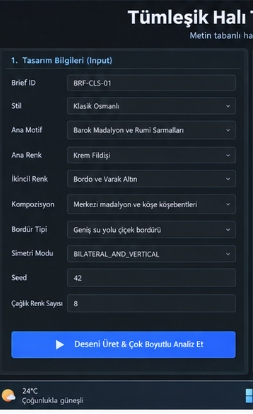
#> input picture day30/media/s60_col1_input.png, 253 x 414 px
$ python -i edge_operators.py   (imports and definitions only)   (older library calls are emulated)
#> lines starting #> are read from the running program, lines starting #| are printed output that depends on the picture
#> further down, picture is the input picture: shape (414, 253, 3); mean B, G, R 60.2, 45.1, 34.2
"""
Kenar tespit operatörleri
Sentetik halı görüntüleri üzerinde farklı kenar tespit yöntemlerini
uygulamak için yardımcı fonksiyonlar.
"""

from typing import Any, Dict, Optional, Tuple
import cv2
import numpy as np


def compute_sobel(image: np.ndarray) -> np.ndarray:
    """Sobel kenar tespiti uygular."""
    gray = cv2.cvtColor(image, cv2.COLOR_BGR2GRAY) if len(image.shape) == 3 else image
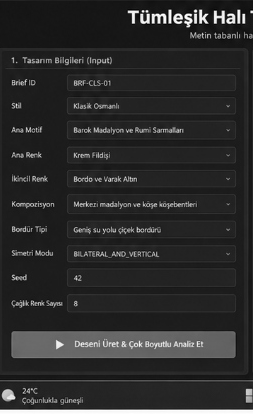
#> gray: shape (414, 253); min 3, max 255, mean 43.6
    sobelx = cv2.Sobel(gray, cv2.CV_64F, 1, 0, ksize=3)
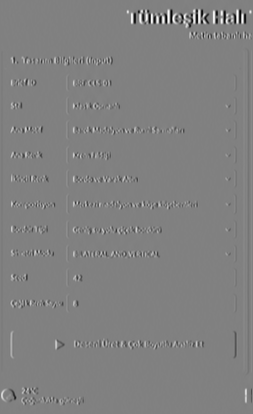
#> sobelx: shape (414, 253) float64; min -973, max 952, mean 0; drawn with min black and max white
    sobely = cv2.Sobel(gray, cv2.CV_64F, 0, 1, ksize=3)
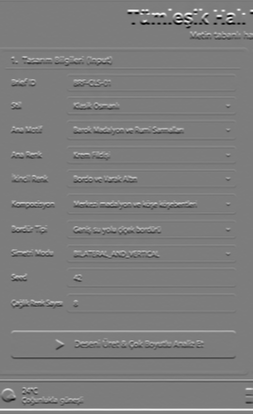
#> sobely: shape (414, 253) float64; min -930, max 973, mean 4.3; drawn with min black and max white
    grad = cv2.magnitude(sobelx, sobely)
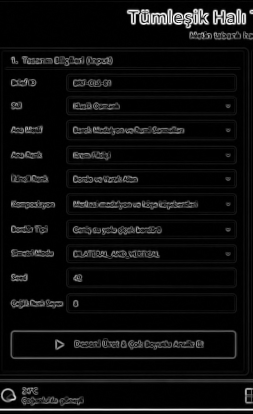
#> grad: shape (414, 253) float64; min 0, max 977.2, mean 53.5; drawn with min black and max white
    grad = np.uint8(np.clip(grad, 0, 255))
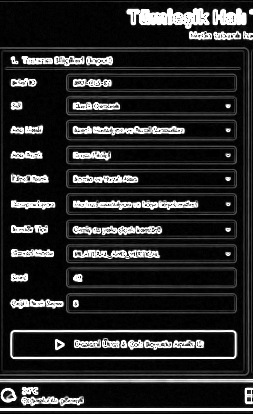
#> grad: shape (414, 253); min 0, max 255, mean 40.7
    return grad


# [23 lines left out: functions compute_scharr, compute_laplacian, compute_canny, not called in this run]


class EdgeOperatorEngine:
    """1. ve 2. derece gradyan operatörlerini ve Canny algoritmasını çalıştıran motor."""

    # [187 lines left out: functions __init__, preprocess_gray, compute_sobel, compute_scharr, compute_laplacian, compute_canny and 1 more, not called in this run]

>>> import cv2
>>> picture = cv2.imread('../../../day30/media/s60_col1_input.png')
>>> result = compute_sobel(picture)

$ run again, on day30/media/s59_notebook_crop.png
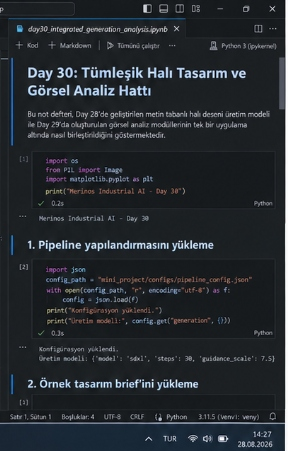
#> input picture day30/media/s59_notebook_crop.png, 288 x 451 px
#> picture is the input picture: shape (451, 288, 3); mean B, G, R 47.3, 42.2, 37.4
#> in compute_sobel, `sobely = cv2.Sobel(gray, cv2.CV_64F, 0, 1, ksize=3)`:
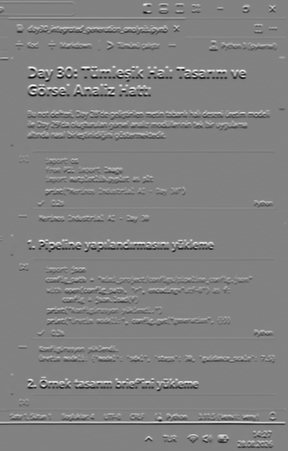
#> sobely: shape (451, 288) float64; min -844, max 813, mean 0.2; drawn with min black and max white
#> in compute_sobel, `grad = np.uint8(np.clip(grad, 0, 255))`:
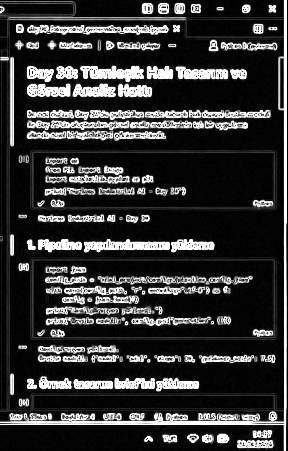
#> grad: shape (451, 288); min 0, max 255, mean 53

$ run again, on day30/media/s59_pipeline_crop.png
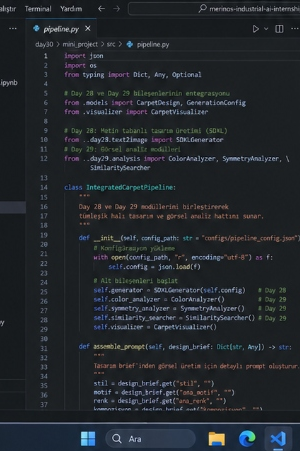
#> input picture day30/media/s59_pipeline_crop.png, 300 x 451 px
#> picture is the input picture: shape (451, 300, 3); mean B, G, R 43.8, 39, 34.3
#> in compute_sobel, `sobely = cv2.Sobel(gray, cv2.CV_64F, 0, 1, ksize=3)`:
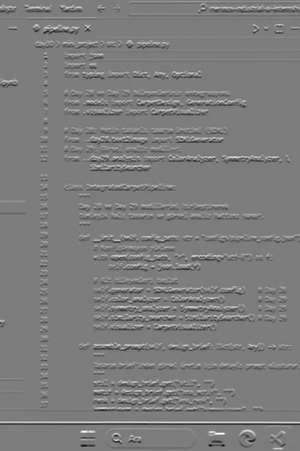
#> sobely: shape (451, 300) float64; min -663, max 689, mean 0.3; drawn with min black and max white
#> in compute_sobel, `grad = np.uint8(np.clip(grad, 0, 255))`:
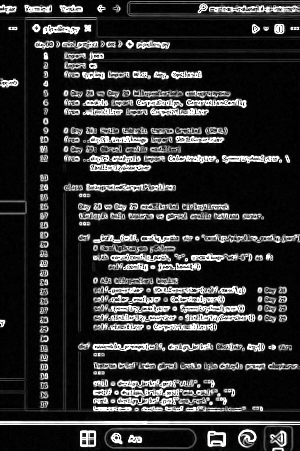
#> grad: shape (451, 300); min 0, max 255, mean 47.4

$ run again, on day30/media/s59_tree_crop.png
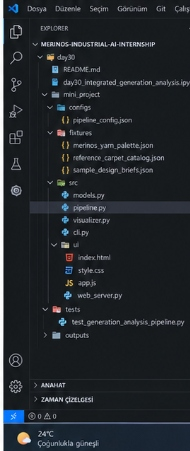
#> input picture day30/media/s59_tree_crop.png, 190 x 451 px
#> picture is the input picture: shape (451, 190, 3); mean B, G, R 44.1, 39.5, 34.7
#> in compute_sobel, `sobely = cv2.Sobel(gray, cv2.CV_64F, 0, 1, ksize=3)`:
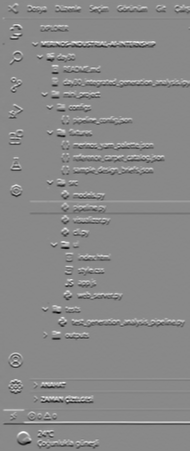
#> sobely: shape (451, 190) float64; min -795, max 682, mean 0.2; drawn with min black and max white
#> in compute_sobel, `grad = np.uint8(np.clip(grad, 0, 255))`:
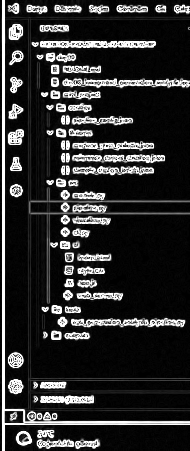
#> grad: shape (451, 190); min 0, max 255, mean 44.7
